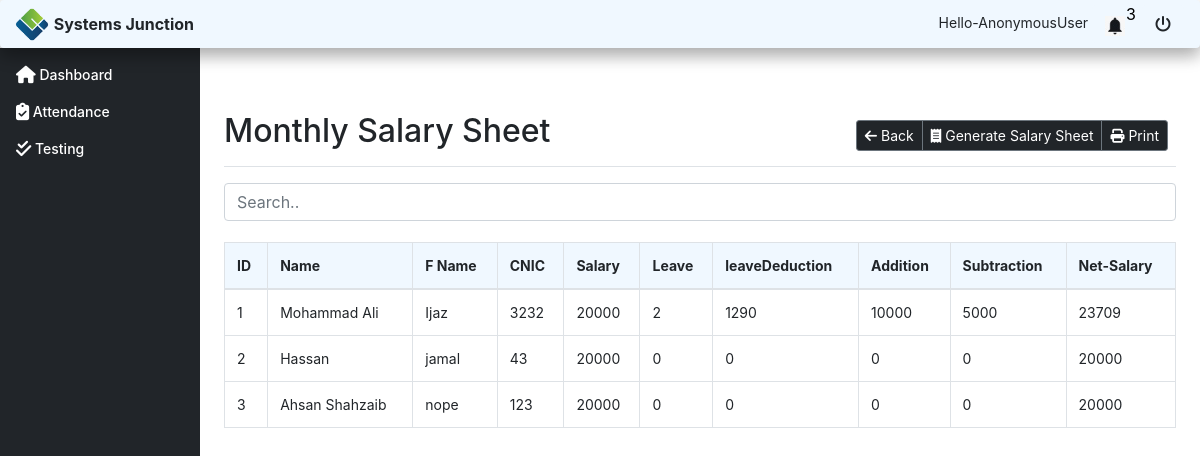
The app's page /employee/monthlysheetdetails/109/ with its own data.
### employee/models.py (models this page shows, shortened)
class EmployeeSalaryCalculations(models.Model):
    emp = models.ForeignKey(Employee, on_delete=CASCADE, default=None)
    leaves = models.TextField(max_length=50, blank=True, default=None)
    leaveDeduction = models.IntegerField(max_length=51, )
    addition = models.IntegerField(max_length=50, default=0)
    deducation = models.IntegerField(max_length=50, default=0)
    total = models.IntegerField(max_length=50)
    salarysheet = models.ForeignKey(SalarySheet, on_delete=CASCADE)

class Employee(models.Model):
    boolChoice = (
        ("Male", "Male"), ("Female", "Female"))
    name = models.CharField(max_length=50)
    fname = models.TextField(max_length=50)
    CNIC = models.IntegerField(max_length=11)
    age = models.IntegerField(max_length=5)
    joiningdate = models.DateTimeField(max_length=20, blank=True, default=None)
    gender = models.CharField(max_length=10, choices=boolChoice)
    profile_pic = models.ImageField(default='place.png')
    salary = models.IntegerField(default=None)
    education = models.ManyToManyField(EmployeeEducation, default=None)
    experience = models.ManyToManyField(EmployeeExperience, default=None)
    skills = models.ManyToManyField(EmployeeSkills, default=None)

### employee/views.py (the view)
# urls.py: path('monthlysheetdetails/<id>/',views.monthlysheetdetails,name='monthlysheetdetails'),
def monthlysheetdetails(request, id):
    m = SalarySheet.objects.get(id=id)
    viewsheet = EmployeeSalaryCalculations.objects.filter(salarysheet=m)
    prob = getProbations()
    count = prob.count()
    return render(request, 'employee/monthlysheetdetails.html', {'sheet': viewsheet, 'm': m,'count':count,'prob':prob})

### dashboard/views.py (called while the page is built)
def getProbations():
    now = datetime.datetime.now()
    past = now - datetime.timedelta(days=90)
    employees = Employee.objects.filter(joiningdate__lte=past)
    return employees

### employee/templates/employee/monthlysheetdetails.html (shortened to what this page needs)
{% extends 'basetemplate.html' %}
{% block content %}
    <main role="main" class="col-md-9 ml-sm-auto col-lg-10 pt-3 px-4">
        <div class="d-flex justify-content-between flex-wrap flex-md-nowrap align-items-center pb-2 mb-3 border-bottom">
            <h1 class="h2">Monthly Salary Sheet </h1>
            <div class="btn-toolbar mb-2 mb-md-0">
                <div class="btn-group mr-2">
                    <a href="{% url 'employee:monthlySheet' %}"  style="background-color: #212529; color: white" class="btn btn-sm btn-outline-secondary"> <i class="fas fa-arrow-left"></i>  Back</a>
                    <a href="{% url 'employee:salarysheet' %}"  style="background-color: #212529; color: white" class="btn btn-sm btn-outline-secondary"> <i class="fas fa-receipt"></i>  Generate Salary Sheet</a>
                    <a  href="{% url 'employee:printmothlysalarysheet' m.id %}"  style="background-color: #212529; color: white"  target="_blank" class="btn btn-sm btn-outline-secondary" style="float: right;"><i class="fas fa-print" ></i> Print</a>
                </div>
            </div>
        </div>
        <input class="form-control" id="myInput" type="text" placeholder="Search..">
        <br>
        <div class="table-responsive-lg">
            <table class="table table-bordered " style="background-color: white">
                <thead class="thead" style="background-color: #F0F8FF">
                <tr style="color: #212529">
                    <th>ID</th>
                    <th>Name</th>
                    <th>F Name</th>
                    <th>CNIC</th>
                    <th>Salary</th>
                    <th>Leave</th>
                    <th>leaveDeduction</th>
                    <th>Addition</th>
                    <th>Subtraction</th>
                    <th>Net-Salary</th>
                </tr>
                </thead>
                <tbody id="myTable">
                {% for monthlysheet in sheet %}
                    <tr>
                        <td>{{ monthlysheet.emp.id }}</td>
                        <td>{{ monthlysheet.emp.name }}</td>
                        <td>{{ monthlysheet.emp.fname }}</td>
                                            <td> {{ monthlysheet.emp.CNIC }}</td>
                        <td>{{ monthlysheet.emp.salary }}</td>
                        <td>{{ monthlysheet.leaves }}</td>
                        <td>{{ monthlysheet.leaveDeduction }}</td>
                        <td>{{ monthlysheet.addition }}</td>
                        <td>{{ monthlysheet.deducation }}</td>
                        <td>{{ monthlysheet.total }}</td>
                    </tr>
                {% endfor %}
                </tbody>
            </table>
        </div>
    </main>
    </div>
    </div>
{% endblock %}

### assets/dashboard.css (style rules this page uses)
body { font-size: .875rem; }
.border-bottom { border-bottom: 1px solid #e5e5e5; }

### records on screen
EmployeeSalaryCalculations: emp.id "1", emp.name "Mohammad Ali", emp.fname "Ijaz", emp.CNIC "3232", emp.salary "20000", leaves "2", leaveDeduction "1290", addition "10000", deducation "5000", total "23709"
EmployeeSalaryCalculations: emp.id "2", emp.name "Hassan", emp.fname "jamal", emp.CNIC "43", emp.salary "20000", leaves "0", leaveDeduction "0", addition "0", deducation "0", total "20000"
EmployeeSalaryCalculations: emp.id "3", emp.name "Ahsan Shahzaib", emp.fname "nope", emp.CNIC "123", emp.salary "20000", leaves "0", leaveDeduction "0", addition "0", deducation "0", total "20000"

### other values on screen
{{ request.user }} "AnonymousUser"
{{ prob.count }} "3"
